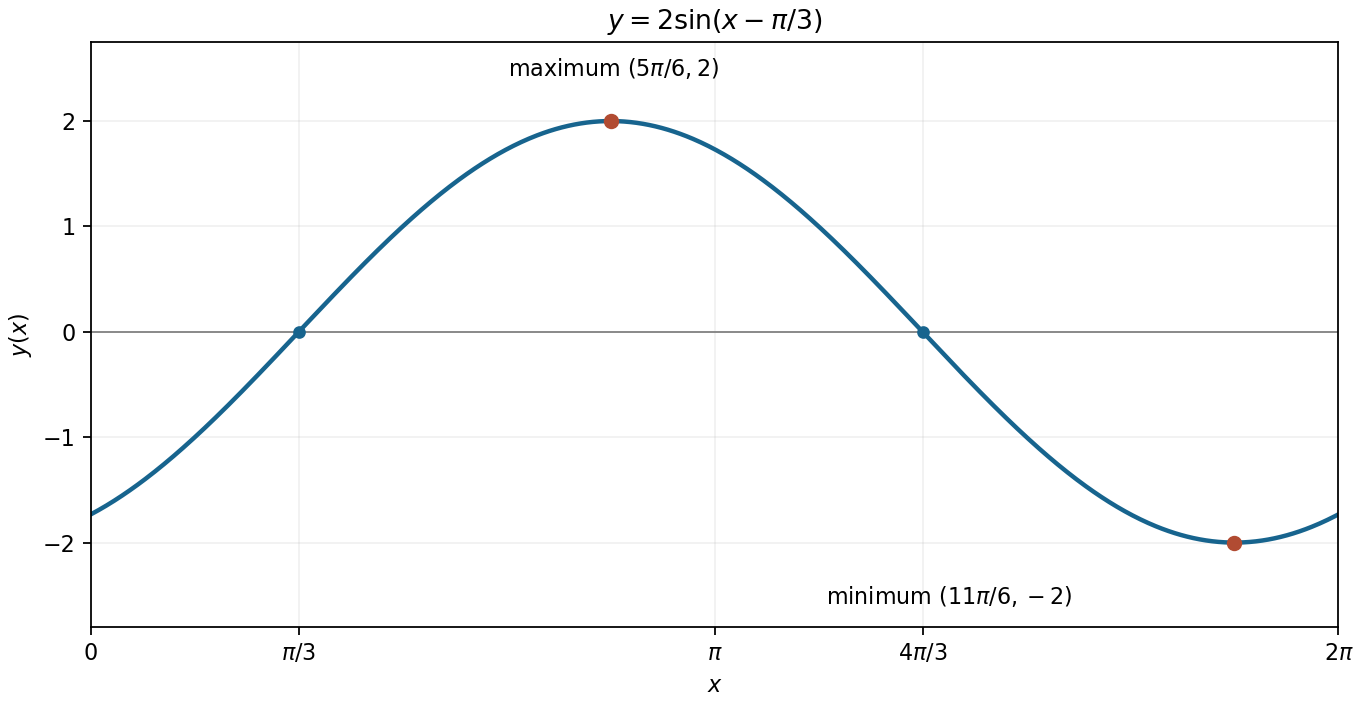

Write Python code to recreate this figure.
"""Original mathematical illustration; write the PNG basename to the cwd.

Tested with Python 3.14.4, NumPy 2.3.5 and Matplotlib 3.10.7.
"""
from pathlib import Path
import matplotlib
matplotlib.use("Agg")
import matplotlib.pyplot as plt
import numpy as np

def main():
    fig,ax=plt.subplots(figsize=(8.5,4.4),layout="constrained",facecolor="white")
    x=np.linspace(0,2*np.pi,801)
    y=2*np.sin(x-np.pi/3)
    ax.plot(x,y,color="#17648e",lw=2)
    ax.scatter([5*np.pi/6,11*np.pi/6],[2,-2],color="#b14b32",s=35,zorder=5)
    ax.scatter([np.pi/3,4*np.pi/3],[0,0],color="#17648e",s=22,zorder=5)
    ax.annotate(r"maximum $(5\pi/6,2)$",(5*np.pi/6,2),(2.1,2.43),fontsize=10)
    ax.annotate(r"minimum $(11\pi/6,-2)$",(11*np.pi/6,-2),(3.7,-2.58),fontsize=10)
    ax.axhline(0,color=".5",lw=.8)
    ax.set_xticks([0,np.pi/3,np.pi,4*np.pi/3,2*np.pi],["0",r"$\pi/3$",r"$\pi$",r"$4\pi/3$",r"$2\pi$"])
    ax.set(xlim=(0,2*np.pi),ylim=(-2.8,2.75),xlabel="$x$",ylabel="$y(x)$",title=r"$y=2\sin(x-\pi/3)$")
    ax.grid(alpha=.18)
    fig.savefig(Path(__file__).with_suffix(".png").name,dpi=160,facecolor="white")
    plt.close(fig)


if __name__ == "__main__":
    main()
